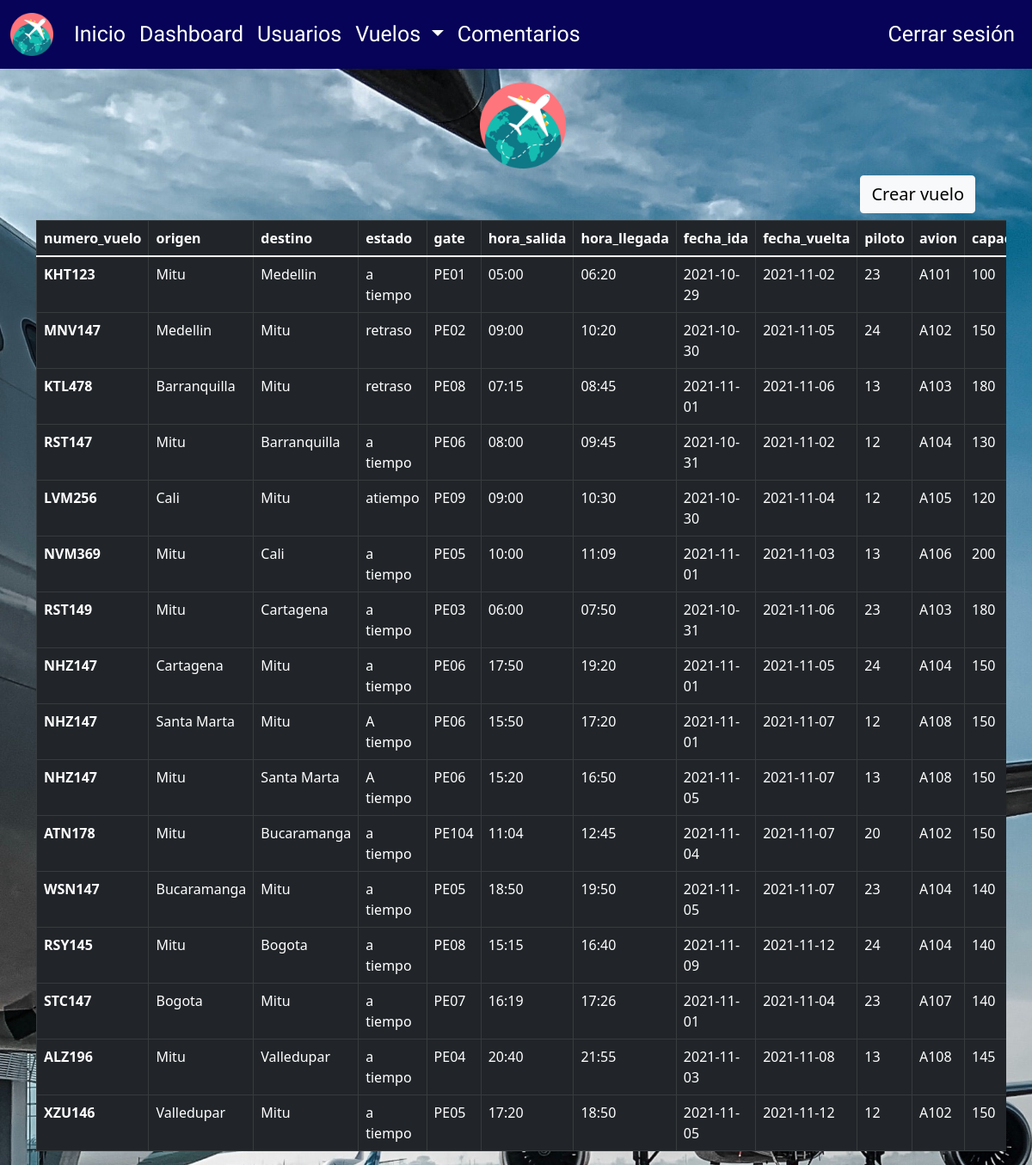
The page /vuelos (signed in) on the database its author committed.
### tables this page shows
CREATE TABLE vuelos (idvuelos INTEGER PRIMARY KEY ASC AUTOINCREMENT, origen VARCHAR (45), destino VARCHAR (45), estado VARCHAR (45), numero_vuelo VARCHAR (45), gate VARCHAR (15), hora_salida TIME, hora_llegada TIME, fecha_ida DATE, fecha_vuelta DATE, piloto VARCHAR (45), avion VARCHAR (45), capacidad INT);

### app.py (the view)
@app.route('/vuelos')
@login_required
def vuelos():
    rol_usuario = session.get('rol')
    if rol_usuario == 'adm':
        vuelos = consulta_vuelos()
        return render_template('vuelos.html', vuelos=vuelos)
    else:
        return redirect(url_for('acceso_denegado'))

### app.py (called while the page is built)
def login_required(view):
    @functools.wraps(view)
    def wrapped_view(**kwargs):
        if g.user is None:
            return redirect(url_for('login'))
        return view(**kwargs)
    return wrapped_view

@app.before_request
def cargar_usuario_registrado():
    print("Entró en before_request.")
    id_usuario = session.get('id_user')
    if id_usuario is None:
        g.user = None
    else:
        g.user = consultar_usuario_g(id_usuario)

### repository/data_repository.py (called while the page is built)
def consultar_usuario_g(id):
    db = get_db()
    cursor = db.execute(
        'SELECT idusuarios, nombre, correo, contrasena FROM usuarios WHERE idusuarios = ?',
        (id,)).fetchone()
    return cursor

def consulta_vuelos():
    sql = "SELECT * FROM vuelos"
    conn = sql_connection()
    cursor = conn.cursor()
    cursor.execute(sql)
    vuelos = cursor.fetchall()
    return vuelos

### utils/db.py (called while the page is built)
def get_db():
    try:
        if 'db' not in g:
            print('conectada')
            g.db = sqlite3.connect('bd_vuelos.db')
        return g.db
    except Error:
        print(Error)

def sql_connection():
    try:
        conn=sqlite3.connect('bd_vuelos.db')
        return conn
    except Error:
        print(Error)

### templates/vuelos.html (shortened to what this page needs)
{% extends 'base_vuelos.html' %}
{% block body %}
  <body class="body-registro">
    <header id="header">
      <nav class="navbar navbar-expand-lg fixed-top">
        <div class="container-fluid">
          <a class="navbar-brand" href="/">
            <img src="../static/img/aeropuerto.png" alt="logo" />
          </a>
          <div class="collapse navbar-collapse" id="navbarNav">
            <ul class="navbar-nav">
              <li class="nav-item">
                <a class="nav-link" aria-current="page" href="/">Inicio</a>
              </li>
              <li class="nav-item">
                <a class="nav-link active" href="/dashboard">Dashboard</a>
              </li>
              <li class="nav-item">
                <a class="nav-link" href="/usuarios">Usuarios</a>
              </li>
              <li class="nav-item dropdown">
                <a
                  class="nav-link dropdown-toggle"
                  href="#"
                  id="navbarDropdown"
                  role="button"
                  data-bs-toggle="dropdown"
                  aria-expanded="true"
                >
                  Vuelos
                </a>
              </li>
              <li class="nav-item">
                <a class="nav-link" href="/comentarios">Comentarios</a>
              </li>
            </ul>
          </div>
          <div class="collapse navbar-collapse" id="navbar-font">
            <ul class="navbar-nav ms-auto mb-2 mb-lg-0">
              <li class="nav-item">
                <a class="nav-link" href="/logout">Cerrar sesión</a>
              </li>
            </ul>
          </div>
        </div>
      </nav>
    </header>
    <main>
      <section class="section-registro">
        <div class="container">
          <div class="row justify-content-center ">
            <div class="table-responsive col-md-6 col-lg-12 ">
                <div class="container mt-2 mb-2 text-end">
                    <a href="/agregar_vuelo" class="fs-5 btn btn-light">Crear vuelo</a>
                </div>
                <table class="table table-bordered border-light" >
                    <thead class="table-dark ">
                      <tr >
                        <th scope="col">numero_vuelo</th>
                        <th scope="col">origen</th>
                        <th scope="col">destino</th>
                        <th scope="col">estado</th>
                        <th scope="col">gate</th>
                        <th scope="col">hora_salida</th>
                        <th scope="col">hora_llegada</th>
                        <th scope="col">fecha_ida</th>
                        <th scope="col">fecha_vuelta</th>
                        <th scope="col">piloto</th>
                        <th scope="col">avion</th>
                        <th scope="col">capacidad</th>
                      </tr>
                    </thead>
                    <tbody class="table-dark">
                      {%for vuelo in vuelos %}
                      <tr>
                        <th scope="row">{%print(vuelo[4]) %}</th>
                        <td>{%print(vuelo[1]) %}</td>
                        <td>{%print(vuelo[2]) %}</td>
                        <td>{%print(vuelo[3]) %}</td>
                        <td>{%print(vuelo[5]) %}</td>
                        <td>{%print(vuelo[6]) %}</td>
                        <td>{%print(vuelo[7]) %}</td>
                        <td>{%print(vuelo[8]) %}</td>
                        <td>{%print(vuelo[9]) %}</td>
                        <td>{%print(vuelo[10]) %}</td>
                        <td>{%print(vuelo[11]) %}</td>
                        <td>{%print(vuelo[12]) %}</td>
                      </tr>
                      {%endfor %}
                    </tbody>
                  </table>
            </div>
          </div>
        </div>
      </section>
    </main>
  </body>
{% endblock %}

### static/css/style.css (style rules this page uses)
* { box-sizing: border-box; margin: 0; padding: 0; }
#header a { color: white; font-size: 25px; }
#header nav a img { width: 50px; }
nav.navbar { background-color: #060358; height: 80px; }
#header, #footer, #main { font-family: "Open Sans Condensed", sans-serif; }
.body-login, .body-registro { background-image: url(../img/pexels-ekky-wicaksono-2.jpg); background-repeat: no-repeat; background-size: cover; background-attachment: fixed; }
:root { --color_cancelados: #b64b51; --color_realizados: rgb(87, 156, 87); --color_salidas: rgb(169, 206, 82); --color_llegadas: rgb(121, 133, 98); --background_color: white; }

### rows shown on the page
vuelos: numero_vuelo "KHT123", origen "Mitu", destino "Medellin", estado "a tiempo", gate "PE01", hora_salida "05:00", hora_llegada "06:20", fecha_ida "2021-10-29", fecha_vuelta "2021-11-02", piloto "23", avion "A101", capacidad "100"
vuelos: numero_vuelo "MNV147", origen "Medellin", destino "Mitu", estado "retraso", gate "PE02", hora_salida "09:00", hora_llegada "10:20", fecha_ida "2021-10-30", fecha_vuelta "2021-11-05", piloto "24", avion "A102", capacidad "150"
vuelos: numero_vuelo "KTL478", origen "Barranquilla", destino "Mitu", estado "retraso", gate "PE08", hora_salida "07:15", hora_llegada "08:45", fecha_ida "2021-11-01", fecha_vuelta "2021-11-06", piloto "13", avion "A103", capacidad "180"
vuelos: numero_vuelo "RST147", origen "Mitu", destino "Barranquilla", estado "a tiempo", gate "PE06", hora_salida "08:00", hora_llegada "09:45", fecha_ida "2021-10-31", fecha_vuelta "2021-11-02", piloto "12", avion "A104", capacidad "130"
vuelos: numero_vuelo "LVM256", origen "Cali", destino "Mitu", estado "atiempo", gate "PE09", hora_salida "09:00", hora_llegada "10:30", fecha_ida "2021-10-30", fecha_vuelta "2021-11-04", piloto "12", avion "A105", capacidad "120"
vuelos: numero_vuelo "NVM369", origen "Mitu", destino "Cali", estado "a tiempo", gate "PE05", hora_salida "10:00", hora_llegada "11:09", fecha_ida "2021-11-01", fecha_vuelta "2021-11-03", piloto "13", avion "A106", capacidad "200"
vuelos: numero_vuelo "RST149", origen "Mitu", destino "Cartagena", estado "a tiempo", gate "PE03", hora_salida "06:00", hora_llegada "07:50", fecha_ida "2021-10-31", fecha_vuelta "2021-11-06", piloto "23", avion "A103", capacidad "180"
vuelos: numero_vuelo "NHZ147", origen "Cartagena", destino "Mitu", estado "a tiempo", gate "PE06", hora_salida "17:50", hora_llegada "19:20", fecha_ida "2021-11-01", fecha_vuelta "2021-11-05", piloto "24", avion "A104", capacidad "150"
vuelos: numero_vuelo "NHZ147", origen "Santa Marta", destino "Mitu", estado "A tiempo", gate "PE06", hora_salida "15:50", hora_llegada "17:20", fecha_ida "2021-11-01", fecha_vuelta "2021-11-07", piloto "12", avion "A108", capacidad "150"
vuelos: numero_vuelo "NHZ147", origen "Mitu", destino "Santa Marta", estado "A tiempo", gate "PE06", hora_salida "15:20", hora_llegada "16:50", fecha_ida "2021-11-05", fecha_vuelta "2021-11-07", piloto "13", avion "A108", capacidad "150"
vuelos: numero_vuelo "ATN178", origen "Mitu", destino "Bucaramanga", estado "a tiempo", gate "PE104", hora_salida "11:04", hora_llegada "12:45", fecha_ida "2021-11-04", fecha_vuelta "2021-11-07", piloto "20", avion "A102", capacidad "150"
vuelos: numero_vuelo "WSN147", origen "Bucaramanga", destino "Mitu", estado "a tiempo", gate "PE05", hora_salida "18:50", hora_llegada "19:50", fecha_ida "2021-11-05", fecha_vuelta "2021-11-07", piloto "23", avion "A104", capacidad "140"
vuelos: numero_vuelo "RSY145", origen "Mitu", destino "Bogota", estado "a tiempo", gate "PE08", hora_salida "15:15", hora_llegada "16:40", fecha_ida "2021-11-09", fecha_vuelta "2021-11-12", piloto "24", avion "A104", capacidad "140"
vuelos: numero_vuelo "STC147", origen "Bogota", destino "Mitu", estado "a tiempo", gate "PE07", hora_salida "16:19", hora_llegada "17:26", fecha_ida "2021-11-01", fecha_vuelta "2021-11-04", piloto "23", avion "A107", capacidad "140"
vuelos: numero_vuelo "ALZ196", origen "Mitu", destino "Valledupar", estado "a tiempo", gate "PE04", hora_salida "20:40", hora_llegada "21:55", fecha_ida "2021-11-03", fecha_vuelta "2021-11-08", piloto "13", avion "A108", capacidad "145"
vuelos: numero_vuelo "XZU146", origen "Valledupar", destino "Mitu", estado "a tiempo", gate "PE05", hora_salida "17:20", hora_llegada "18:50", fecha_ida "2021-11-05", fecha_vuelta "2021-11-12", piloto "12", avion "A102", capacidad "150"
